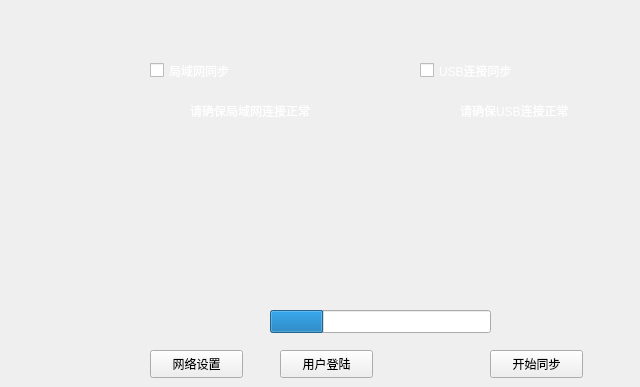
   <widget class="QWidget" name="DataSynchronization">
    <widget class="QPushButton" name="pushButton_3">
     <property name="geometry">
      <rect>
       <x>150</x>
       <y>350</y>
       <width>93</width>
       <height>28</height>
      </rect>
     </property>
     <property name="styleSheet">
      <string notr="true"/>
     </property>
     <property name="text">
      <string>网络设置</string>
     </property>
     <property name="flat">
      <bool>false</bool>
     </property>
    </widget>
    <widget class="QPushButton" name="pushButton_4">
     <property name="geometry">
      <rect>
       <x>490</x>
       <y>350</y>
       <width>93</width>
       <height>28</height>
      </rect>
     </property>
     <property name="styleSheet">
      <string notr="true"/>
     </property>
     <property name="text">
      <string>开始同步</string>
     </property>
    </widget>
    <widget class="QCheckBox" name="checkBox">
     <property name="geometry">
      <rect>
       <x>150</x>
       <y>50</y>
       <width>151</width>
       <height>41</height>
      </rect>
     </property>
     <property name="styleSheet">
      <string notr="true">color: rgb(255, 255, 255);
font: 12pt &quot;Agency FB&quot;;</string>
     </property>
     <property name="text">
      <string>局域网同步</string>
     </property>
    </widget>
    <widget class="QCheckBox" name="checkBox_2">
     <property name="geometry">
      <rect>
       <x>420</x>
       <y>50</y>
       <width>151</width>
       <height>41</height>
      </rect>
     </property>
     <property name="styleSheet">
      <string notr="true">color: rgb(255, 255, 255);
font: 12pt &quot;Agency FB&quot;;</string>
     </property>
     <property name="text">
      <string>USB连接同步</string>
     </property>
    </widget>
    <widget class="QLabel" name="label_28">
     <property name="geometry">
      <rect>
       <x>190</x>
       <y>100</y>
       <width>171</width>
       <height>21</height>
      </rect>
     </property>
     <property name="styleSheet">
      <string notr="true">color: rgb(255, 255, 255);</string>
     </property>
     <property name="text">
      <string>请确保局域网连接正常</string>
     </property>
    </widget>
    <widget class="QLabel" name="label_33">
     <property name="geometry">
      <rect>
       <x>460</x>
       <y>100</y>
       <width>171</width>
       <height>21</height>
      </rect>
     </property>
     <property name="styleSheet">
      <string notr="true">color: rgb(255, 255, 255);</string>
     </property>
     <property name="text">
      <string>请确保USB连接正常</string>
     </property>
    </widget>
    <widget class="QLabel" name="label_34">
     <property name="geometry">
      <rect>
       <x>160</x>
       <y>100</y>
       <width>21</width>
       <height>21</height>
      </rect>
     </property>
     <property name="styleSheet">
      <string notr="true">
image: url(:/image/images/syn_icn_desc.png);</string>
     </property>
     <property name="text">
      <string/>
     </property>
    </widget>
    <widget class="QLabel" name="label_35">
     <property name="geometry">
      <rect>
       <x>430</x>
       <y>100</y>
       <width>21</width>
       <height>21</height>
      </rect>
     </property>
     <property name="styleSheet">
      <string notr="true">
image: url(:/image/images/syn_icn_desc.png);</string>
     </property>
     <property name="text">
      <string/>
     </property>
    </widget>
    <widget class="QLabel" name="label_36">
     <property name="geometry">
      <rect>
       <x>190</x>
       <y>180</y>
       <width>111</width>
       <height>91</height>
      </rect>
     </property>
     <property name="styleSheet">
      <string notr="true">image: url(:/image/images/syn_icn_pc.png);</string>
     </property>
     <property name="text">
      <string/>
     </property>
    </widget>
    <widget class="QLabel" name="label_37">
     <property name="geometry">
      <rect>
       <x>420</x>
       <y>180</y>
       <width>121</width>
       <height>91</height>
      </rect>
     </property>
     <property name="styleSheet">
      <string notr="true">image: url(:/image/images/syn_icn_device.png);</string>
     </property>
     <property name="text">
      <string/>
     </property>
    </widget>
    <widget class="QProgressBar" name="progressBar">
     <property name="geometry">
      <rect>
       <x>270</x>
       <y>310</y>
       <width>221</width>
       <height>23</height>
      </rect>
     </property>
     <property name="styleSheet">
      <string notr="true">color: rgb(255, 255, 255);</string>
     </property>
     <property name="value">
      <number>24</number>
     </property>
    </widget>
    <widget class="QPushButton" name="pushButton_12">
     <property name="geometry">
      <rect>
       <x>280</x>
       <y>350</y>
       <width>93</width>
       <height>28</height>
      </rect>
     </property>
     <property name="text">
      <string>用户登陆</string>
     </property>
    </widget>
   </widget>
